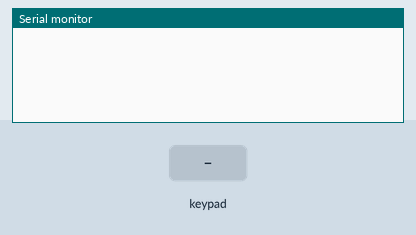
The program below on a simulated Arduino Mega 2560, built with avr-gcc and run on an emulated ATmega2560. On the bench: the last lines printed to the serial monitor. The test bench sets the inputs (shaded band).

Above: at 1.2 s.
1.3 s: key '1' pressed
At 1.8 s:
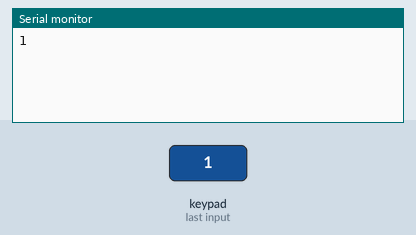
2.8 s: keypad keys 1 1 1 0 9 8 # pressed 0.4 s apart
At 6.0 s:
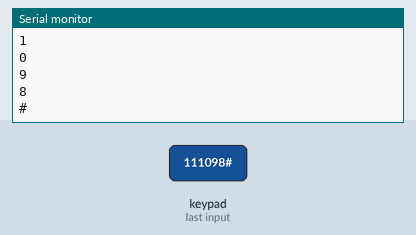
7.1 s: key 'A' pressed
At 8.3 s:
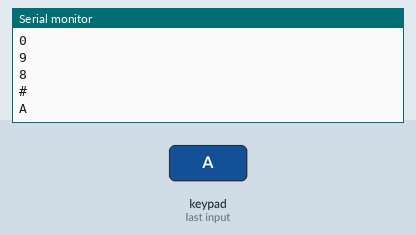
8.6 s: keypad keys 1 1 1 0 9 8 * pressed 0.4 s apart
At 11.6 s:
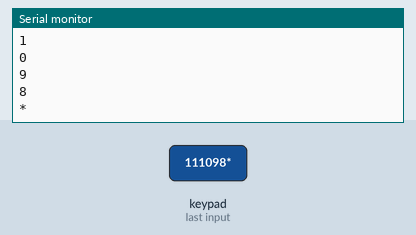
12.9 s: key 'B' pressed
At 13.3 s:
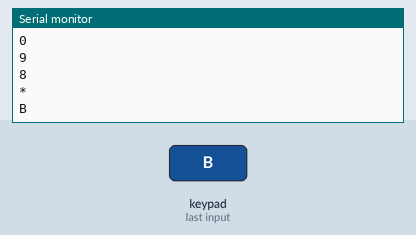
14.4 s: keypad keys 1 1 1 0 9 8 D pressed 0.4 s apart
At 17.2 s:
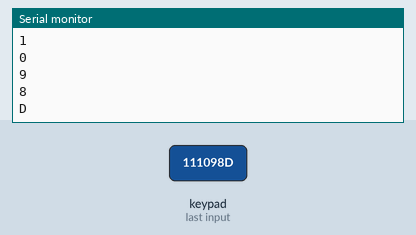
Timing chart, 0 to 18.7 s (numbered marks = the images above; inputs shaded):
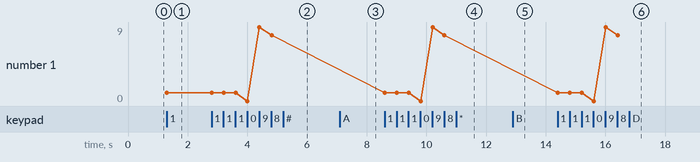

Measured:
- after the input at 1.3 s, the serial monitor: prints a new line at once (image 1)
- after the input at 2.8 s, the serial monitor: prints a new line after 1.2 s (image 2)
- after the input at 7.1 s, the serial monitor: prints a new line at once (image 3)
- after the input at 8.6 s, the serial monitor: prints a new line at once (image 4)
- after the input at 12.9 s, the serial monitor: prints a new line at once (image 5)
- after the input at 14.4 s, the serial monitor: prints a new line at once (image 6)
- plotted number 1: 1 → 8 after the input at 2.8 s

The program:

main.cpp
```cpp
//#include <Arduino.h>
//
//#include "Settings.h"
//#include "BaseRobotSequece.h"
//#include "BaseRobotStep.h"
//#include "StepperMotor.h"
//#include "MoveStepperRobotStep.h"
//
//class StepperSequence: public BaseRobotSequence {
//public:
//	StepperSequence(StepperMotor *motor, int halfRotation) :
//			BaseRobotSequence(3) {
//		for (int i = 0; i < 3; ++i) {
//			MoveStepperRobotStep *step = new MoveStepperRobotStep(motor,
//					i & 1 ? StepperMotor::FORWARD : StepperMotor::BACKWARD,
//					halfRotation * (i + 1));
//			addStep(step);
//		}
//	}
//};
//
//BaseRobotSequence *sequence;
//BaseRobotSequence *sequence2;
//StepperMotor *stepperMare;
//StepperMotor *stepperMic;
//
//const int stepPinMare = 3;
//const int dirPinMare = 2;
//
//const int stepPinMic = 5;
//const int dirPinMic = 4;
//int a = 0;
//
//void setup() {
//	Serial.begin(9600);
////	Settings::instance()->writeDistanceOfFirstCut(111);
////	Settings::instance()->writeDistanceOfSecondCut(1024);
//
//	stepperMare = new StepperMotor(stepPinMare, dirPinMare, 1000);
//	stepperMic = new StepperMotor(stepPinMic, dirPinMic, 5000);
//	sequence = new StepperSequence(stepperMare, 200);
//	sequence2 = new StepperSequence(stepperMic, 24);
//}
//
//void loop() {
////	if (sequence != NULL && !sequence->isFinished()) {
////		sequence->execute();
////	}
//	Serial.println("Gata");
//	delay(1000);
//
////	if (sequence2 != NULL && !sequence2->isFinished()) {
////		sequence2->execute();
////	}
//}

//Asem Khattab Aug 2 2014
bool change = false;

//calling the keypad library.
#include <Keypad.h>
#include <Arduino.h>

const byte ROWS = 4; //four rows
const byte COLS = 4; //four columns

//defining the symbols on the buttons of the keypads.
char hexaKeys[ROWS][COLS] = { { '1', '2', '3', 'A' }, { '4', '5', '6', 'B' }, {
		'7', '8', '9', 'C' }, { '*', '0', '#', 'D' } };
byte colPins[ROWS] = { 11, 10, 9, 8 }; //pins connected to the row pinouts of the keypad
byte rowPins[COLS] = { 7, 6, 5, 4 }; //pins connected to the column pinouts of the keypad

//initialize an instance of class NewKeypad
Keypad customKeypad = Keypad(makeKeymap(hexaKeys), rowPins, colPins, ROWS,
		COLS);

//determining the pin connected to an LED.
// Pin 13 has an LED connected on most Arduino boards.
//const int led = 13;

//when 'A' is pressed allow the user to input a key.

void setup() {
	Serial.begin(9600);
}

void loop() {
	char key = customKeypad.getKey();

	if (key) {
		Serial.println(key);
	}
}
```

BaseRobotSequece.h
```cpp
#ifndef BASE_ROBOT_SEQUENCE_H
#define BASE_ROBOT_SEQUENCE_H

#include "BaseRobotStep.h"

/**
 * A container for a ordered list of steps to execute.
 */
class BaseRobotSequence {
public:
	BaseRobotSequence(int numberOfSteps);
	virtual ~BaseRobotSequence() = 0;

	/**
	 * Executes each part of each step in order.
	 */
	void execute();

	/**
	 * is true when all steps are executed.
	 */
	bool isFinished();

protected:
	/**
	 * Adds a step to the list. This class owns all steps it handles.
	 */
	void addStep(BaseRobotStep *step);

private:
	BaseRobotStep **steps;
	int numberOfSteps;
	int currentStepCountToAdd;
	int currentStepCountToExecute;
};

#endif
```

BaseRobotSequence.cpp
```cpp
#include <Arduino.h>

#include "BaseRobotSequece.h"

BaseRobotSequence::BaseRobotSequence(int numberOfSteps) {
	this->numberOfSteps = numberOfSteps;
	steps = new BaseRobotStep*[numberOfSteps];
	currentStepCountToAdd = 0;
	currentStepCountToExecute = 0;

	for (int i = 0; i < numberOfSteps; ++i) {
		steps[i] = NULL;
	}
}

BaseRobotSequence::~BaseRobotSequence() {
	for (int i = 0; i < numberOfSteps; ++i) {
		if (steps[i] != NULL) {
			delete steps[i];
		}
	}
	delete steps;
}

void BaseRobotSequence::execute() {
	if (isFinished()) {
		//TODO log, error handling??? Everything is already done
		return;
	}

	if (steps[currentStepCountToExecute] == NULL) {
		//TODO log, error handling???
		return;
	}

	steps[currentStepCountToExecute]->execute();
	if (steps[currentStepCountToExecute]->isFinished()) {
		++currentStepCountToExecute;
	}
}

bool BaseRobotSequence::isFinished() {
	return currentStepCountToExecute >= numberOfSteps;
}

void BaseRobotSequence::addStep(BaseRobotStep *step) {
	if (currentStepCountToAdd >= numberOfSteps) {
		//TODO log, error handling???
		return;
	}
	steps[currentStepCountToAdd++] = step;
}
```

BaseRobotStep.cpp
```cpp
#include "BaseRobotStep.h"

BaseRobotStep::~BaseRobotStep() {
}
```

BaseRobotStep.h
```cpp
#ifndef BASE_ROBOT_STEP_H
#define BASE_ROBOT_STEP_H

class BaseRobotStep {
public:
	virtual void execute() = 0;
	virtual bool isFinished() = 0;
	virtual void abort() = 0;
	virtual ~BaseRobotStep() = 0;
};

#endif
```

EEPOROMUtils.cpp
```cpp
#include <Arduino.h>
#include <EEPROM.h>

#include "EEPROMUtils.h"

int EEPROMUtils::readInt(int address) {
	byte one = EEPROM.read(address);
	byte two = EEPROM.read(address + 1);
	return (one << 8) + two;
}

void EEPROMUtils::write(int address, int value) {
	if (address >= EEPROM.length()) {
		Serial.println("Trying to write outside of EEPROM");
	}
	byte two = value & 0xFF;
	byte one = (value >> 8) & 0xFF;

	EEPROM.write(address, one);
	EEPROM.write(address + 1, two);
}
```

EEPROMUtils.h
```cpp
#ifndef EEPROM_UTILS_H
#define EEPROM_UTILS_H

#include <Arduino.h>

class EEPROMUtils {
public:
	static void write(int address, int value);
	static int readInt(int address);
};

#endif
```

MoveStepperRobotStep.cpp
```cpp
#include "MoveStepperRobotStep.h"

MoveStepperRobotStep::MoveStepperRobotStep(StepperMotor *motor,
		StepperMotor::Direction direction, int steps) {
	this->motor = motor;
	this->direction = direction;
	this->steps = steps;
}

void MoveStepperRobotStep::execute() {
	motor->setDirection(direction);
	if (steps > 0) {
		motor->step(1);
		--steps;
	}
}

bool MoveStepperRobotStep::isFinished() {
	return steps == 0;
}

void MoveStepperRobotStep::abort() {
	steps = 0;
}
```

MoveStepperRobotStep.h
```cpp
#ifndef MOVE_STEPPER_ROBOT_STEP_H
#define MOVE_STEPPER_ROBOT_STEP_H

#include "BaseRobotStep.h"
#include "StepperMotor.h"

class MoveStepperRobotStep: public BaseRobotStep {
public:
	MoveStepperRobotStep(StepperMotor *motor, StepperMotor::Direction direction,
			int steps);
	virtual void execute();
	virtual bool isFinished();
	virtual void abort();
private:
	StepperMotor *motor;
	StepperMotor::Direction direction;
	int steps;
};

#endif
```

StepperMotor.cpp
```cpp
#include <Arduino.h>

#include "StepperMotor.h"

StepperMotor::StepperMotor(int stepPin, int dirPin) :
		StepperMotor(stepPin, dirPin, defaultStepSleepInMicros) {
}

StepperMotor::StepperMotor(int stepPin, int dirPin, int stepSleepInMicros) {
	this->stepPin = stepPin;
	this->dirPin = dirPin;
	this->stepSleepInMicros = stepSleepInMicros;
	direction = FORWARD;
	pinMode(stepPin, OUTPUT);
	pinMode(dirPin, OUTPUT);
}

void StepperMotor::setDirection(Direction direction) {
	this->direction = direction;
}

void StepperMotor::step(int numberOfSteps) {
	if (numberOfSteps <= 0) {
		return;
	}
	// Set direction of movement
	digitalWrite(dirPin, direction == FORWARD ? LOW : HIGH);

	while (numberOfSteps--) {
		digitalWrite(stepPin, HIGH);
		delayMicroseconds (stepSleepInMicros);
		digitalWrite(stepPin, LOW);
		delayMicroseconds(stepSleepInMicros);
	}
}

// TODO: Consider adding functionality to also control the speed.
// Minimum seems to be 300 but may be motor dependent.
int StepperMotor::defaultStepSleepInMicros = 500;
```

StepperMotor.h
```cpp
#ifndef STEPPER_MOTOR_H
#define STEPPER_MOTOR_H

class StepperMotor {
public:

	enum Direction {
		FORWARD, BACKWARD
	};

	StepperMotor(int stepPin, int dirPin);
	StepperMotor(int stepPin, int dirPin, int stepSleepInMicros);
	void setDirection(Direction direction);
	void step(int numberOfSteps);
private:
	static int defaultStepSleepInMicros;
	int stepSleepInMicros;
	int stepPin;
	int dirPin;
	Direction direction;
};

#endif
```

Settings.cpp
```cpp
#include <Arduino.h>

#include "Settings.h"
#include "EEPROMUtils.h"

Settings::Settings() {
	distanceOfFirstCut = EEPROMUtils::readInt(addressOfFirstCut);
	distanceOfSecondCut = EEPROMUtils::readInt(addressOfSecondCut);
}

Settings* Settings::instance() {
	if (Settings::pInstance == NULL) {
		Settings::pInstance = new Settings;
	}
	return Settings::pInstance;
}

bool Settings::validateDistance(int distance) {
	bool invalid = distance < 0 || distance > 32767;
	if (invalid) {
		Serial.println("Max size of int exceeded");
	}
	return invalid;
}

int Settings::getDistanceOfFirstCut() {
	return distanceOfFirstCut;
}

int Settings::getDistanceOfSecondCut() {
	return distanceOfSecondCut;
}

void Settings::writeDistanceOfFirstCut(int distance) {
	if (validateDistance(distance)) {
		return;
	}
	EEPROMUtils::write(addressOfFirstCut, distance);
	distanceOfFirstCut = distance;
}

void Settings::writeDistanceOfSecondCut(int distance) {
	if (validateDistance(distance)) {
		return;
	}
	EEPROMUtils::write(addressOfSecondCut, distance);
	distanceOfSecondCut = distance;
}

Settings* Settings::pInstance = NULL;
```

Settings.h
```cpp
#ifndef SETTINGS_H
#define SETTINGS_H

/**
 * Utility for persisting data into EEPROM
 */
class Settings {
public:

	static Settings* instance();

	int getDistanceOfFirstCut();
	int getDistanceOfSecondCut();
	void writeDistanceOfFirstCut(int distance);
	void writeDistanceOfSecondCut(int distance);

private:
	static Settings *pInstance;

	// All distances are millimeters
	int distanceOfFirstCut, addressOfFirstCut = 0;
	int distanceOfSecondCut, addressOfSecondCut = 2;

	Settings();

	bool validateDistance(int distance);
};

#endif
```
